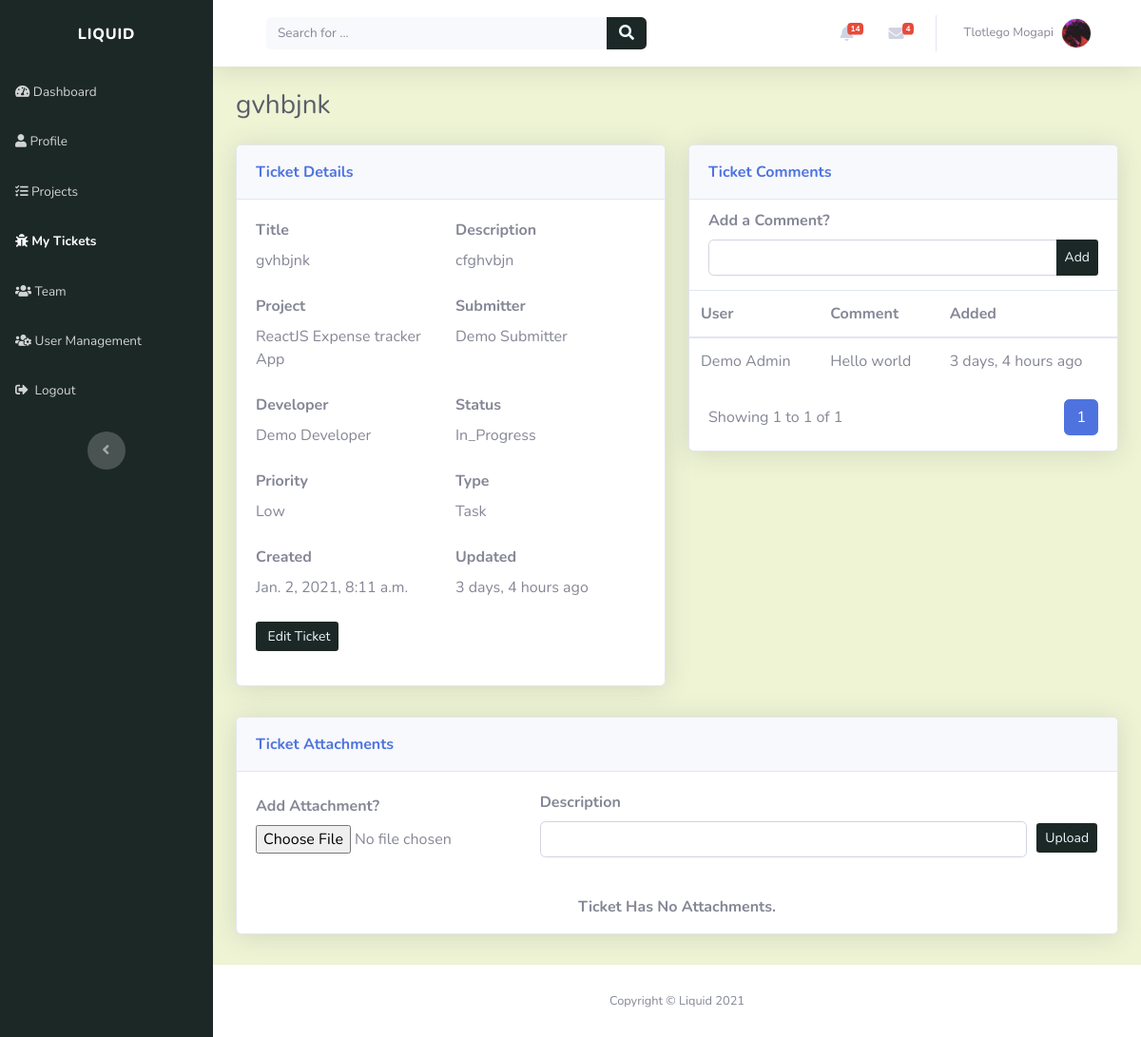
/tickets/gvhbjnk-5fuubjwz/ (signed in), run on an earlier commit of the app's database.
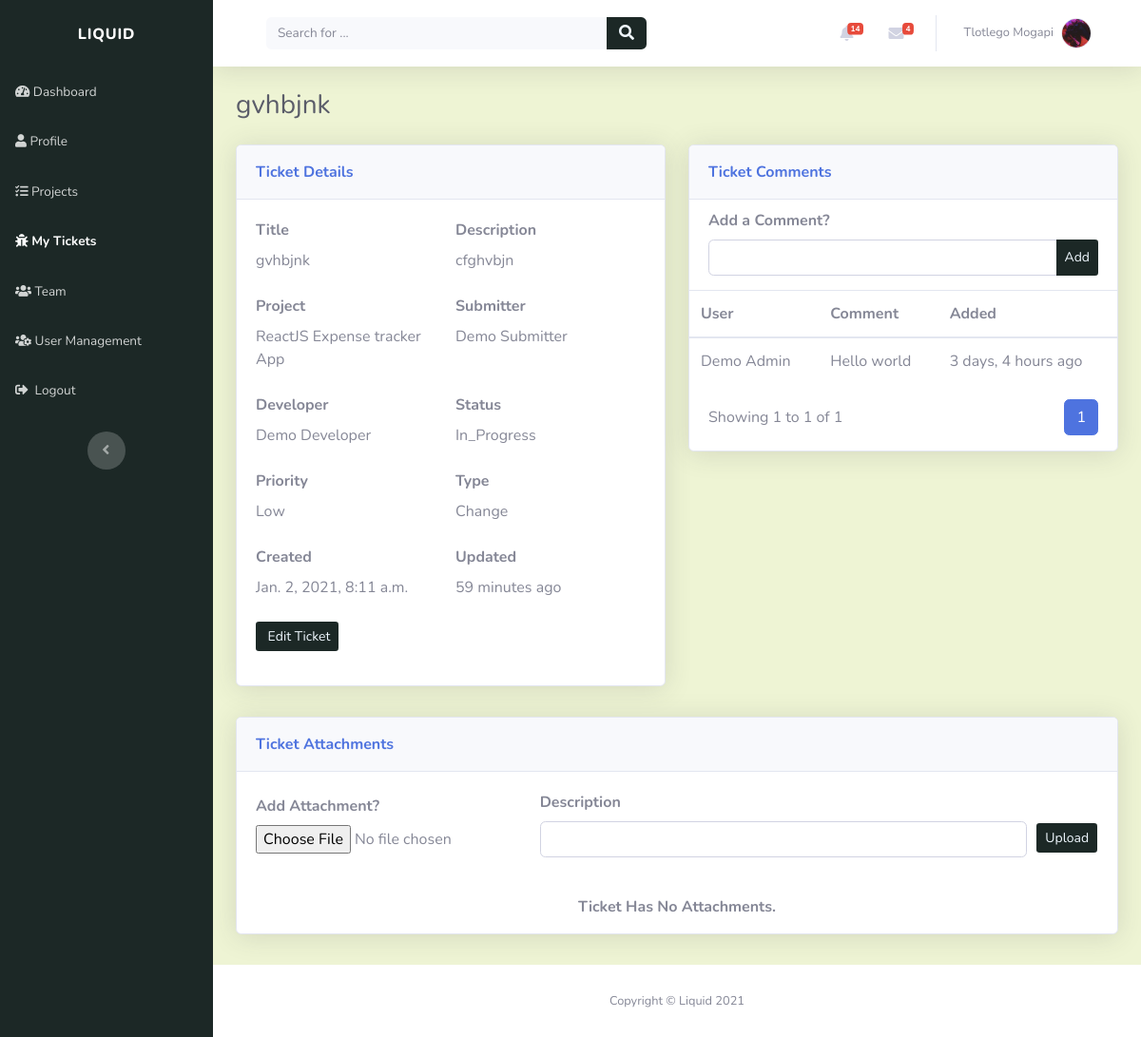
And on a later commit of the database.
### account/models.py (models this page shows, shortened)
class Profile(models.Model):
    user = models.OneToOneField(settings.AUTH_USER_MODEL, on_delete=models.CASCADE, unique=True)
    profile_picture = models.ImageField(default='profile_images/default.jpg', upload_to='profile_images', blank=True)
    website = models.URLField(blank=True)
    first_name = models.CharField(max_length=30, blank=True)
    last_name = models.CharField(max_length=30, blank=True)
    address = models.CharField(max_length=50, blank=True)
    city = models.CharField(max_length=50, blank=True)
    country = models.CharField(max_length=50, blank=True)
    slug = models.SlugField(unique=True, blank=True)

### tickets/models.py (models this page shows)
class Ticket(models.Model):
    TICKET_PRIORITY = (
        ('LOW', 'Low'),
        ('MEDIUM', 'Medium'),
        ('HIGH', 'High'),
    )
    TICKET_STATUS = (
        ('NEW', 'New'),
        ('IN_PROGRESS', 'In Progress'),
        ('RESOLVED', 'Resolved'),
    )
    TICKET_TYPE = (
        ('TASK', 'Task'),
        ('BUG', 'Bug'),
        ('CHANGE', 'Change'),
        ('FEATURE', 'Feature request')
    )
    title = models.CharField(max_length=50)
    description = models.CharField(max_length=200)
    created_by = models.ForeignKey(Profile, on_delete=models.CASCADE)
    project = models.ForeignKey(Project, related_name="tickets", on_delete=models.CASCADE)
    created_on = models.DateTimeField(verbose_name="created_on", auto_now_add=True)
    updated = models.DateTimeField(verbose_name="date updated", auto_now=True)
    priority = models.CharField(max_length=12, choices=TICKET_PRIORITY, default='LOW')
    status = models.CharField(max_length=12, choices=TICKET_STATUS, default='NEW')
    class_type = models.CharField(max_length=12, choices=TICKET_TYPE, default='TASK')
    slug = models.SlugField(unique=True, blank=True)
    def __str__(self):
        return self.title

class TicketComment(models.Model):
    user = models.ForeignKey(Profile, on_delete=models.CASCADE)
    ticket = models.ForeignKey(Ticket, on_delete=models.CASCADE)
    created_on = models.DateTimeField(verbose_name="date created", auto_now_add=True)
    updated = models.DateTimeField(verbose_name="date updated", auto_now=True)
    body_message = models.CharField(max_length=100)
    def __str__(self):
        return self.body_message

### projects/models.py (models this page shows)
class Project(models.Model):
    name = models.CharField(max_length=50, unique=True)
    description = models.CharField(max_length=200)
    created_on = models.DateTimeField(verbose_name="date created", auto_now_add=True)
    created_by = models.ForeignKey(Profile, on_delete=models.CASCADE)
    slug = models.SlugField(unique=True, blank=True)
    def __str__(self):
        return self.name

### tickets/views.py (the view)
# urls.py: path('<slug:slug>/', views.ticket_detail_view, name="view_ticket"),
@login_required(login_url='login_page')
def ticket_detail_view(request, slug):
    context = {}
    ticket = get_object_or_404(Ticket, slug=slug)
    user = request.user
    user_profile = get_object_or_404(Profile, user=user)
    if request.method == "POST":
        form = TicketCommentForm(request.POST)
        if form.is_valid():
            comment_body = form.cleaned_data['comment']
            ticket_comment = TicketComment.objects.create(user=user_profile, body_message=comment_body, ticket=ticket)
            return redirect('view_ticket', slug=slug)
    else:
        context['ticket'] = ticket
        context['ticket_attachments'] = TicketAttachment.objects.filter(ticket=ticket).order_by('-created_on')
        comments = TicketComment.objects.filter(ticket=ticket).order_by('-created_on')
        page = request.GET.get('page', 1)
        comments_paginator = Paginator(comments, COMMENTS_PER_PAGE)
        try:
            comments = comments_paginator.page(page)
        except PageNotAnInteger:
            comments = comments_paginator.page(COMMENTS_PER_PAGE)
        except EmptyPage:
            comments = comments_paginator.page(comments_paginator.num_pages)
        context['ticket_comments'] = comments
        context['ticket_developer'] = get_object_or_404(TicketAssignee, ticket=ticket).user
        context['submitter'] = ticket.created_by
        context['manager'] = ProjectRole.objects.filter(project=ticket.project).filter(user_role="Project Manager").first().user
        context['form'] = TicketCommentForm()
        context['attachment_form'] = TicketAttachmentForm()
    return render(request, "tickets/ticket_detail.html", context)

### tickets/templates/tickets/ticket_detail.html (shortened to what this page needs)
{% extends "index/header.html" %}
{% block content %}
<div class="d-sm-flex justify-content-between align-items-center mb-4">
	<h3 class="text-dark mb-0">{{ticket}}</h3>
</div>
<div class="row mb-3">
	<div class="col-lg-6">
		<div class="row">
			<div class="col">
				<div class="card shadow mb-3">
					<div class="card-header py-3">
						<p class="text-primary m-0 font-weight-bold" style="color: rgb(28, 40, 38)">
							Ticket Details
						</p>
					</div>
					<div class="card-body">
						<div class="form-row">
							<div class="col-lg-6">
								<div class="form-group">
									<label for="username"><strong>Title</strong></label>
									<p class="mb-4">{{ ticket.title }}</p>
								</div>
							</div>
							<div class="col-lg-6">
								<div class="form-group">
									<label for="username"><strong>Description</strong></label>
									<p class="mb-4">{{ ticket.description}}</p>
								</div>
							</div>
						</div>
						<div class="form-row">
							<div class="col-lg-6">
								<div class="form-group">
									<label for="username"><strong>Project</strong></label>
									<p class="mb-4">{{ ticket.project }}</p>
								</div>
							</div>
							<div class="col-lg-6">
								<div class="form-group">
									<label for="username"><strong>Submitter</strong></label>
									<p class="mb-4">
										{{ ticket.created_by.first_name }} {{ ticket.created_by.last_name }}
									</p>
								</div>
							</div>
						</div>
						<div class="form-row">
							<div class="col-lg-6">
								<div class="form-group">
									<label for="first_name"><strong>Developer</strong></label>
									{% with user=ticket.ticketassignee_set.all.first.user %}
									<p class="mb-4">{{ user.first_name }} {{user.last_name}}</p>
									{% endwith %}
								</div>
							</div>
							<div class="col-lg-6">
								<div class="form-group">
									<label for="first_name"><strong>Status</strong></label>
									<p class="mb-4">{{ ticket.status|title }}</p>
								</div>
							</div>
						</div>
						<div class="form-row">
							<div class="col-lg-6">
								<div class="form-group">
									<label for="first_name"><strong>Priority</strong></label>
									<p class="mb-4">{{ ticket.priority|title }}</p>
								</div>
							</div>
							<div class="col-lg-6">
								<div class="form-group">
									<label for="first_name"><strong>Type</strong></label>
									<p class="mb-4">{{ ticket.class_type|title }}</p>
								</div>
							</div>
						</div>
						<div class="form-row">
							<div class="col-lg-6">
								<div class="form-group">
									<label for="first_name"><strong>Created</strong></label>
									<p class="mb-4">{{ ticket.created_on }}</p>
								</div>
							</div>
							<div class="col-lg-6">
								<div class="form-group">
									<label for="first_name"><strong>Updated</strong></label>
									<p class="mb-4">{{ ticket.updated|timesince }} ago</p>
								</div>
							</div>
						</div>
						{% if profile == ticket_developer or profile == submitter or profile == manager or request.user.is_admin %}
						<div class="form-group">
							<a
								class="btn btn-sm d-none d-sm-inline-block"
								role="button"
								href="{% url 'edit_ticket' ticket.slug %}"
								style="background: rgb(28, 40, 38); color: aliceblue;"
								>&nbsp;Edit Ticket</a
							>
						</div>
						{% endif %}
					</div>
				</div>
			</div>
		</div>
	</div>
	<div class="col-lg-6">
		<div class="row">
			<div class="col">
				<div class="card shadow mb-3">
					<div class="card-header py-3">
						<p class="text-primary m-0 font-weight-bold" style="color: rgb(28, 40, 38)">
							Ticket Comments
						</p>
					</div>
					<div class="form-row">
						<div class="col">
							<div
								class="form-group"
								style="margin-left: 20px; margin-right: 20px; margin-bottom: 15px; margin-top: 10px"
							>
								<label for="username"><strong>Add a Comment?</strong></label>
								<div>
									<form method="POST" action="{% url 'view_ticket' ticket.slug %}">
										<div class="input-group">
											{{ form.comment }}
											<div class="input-group-append">
												<button
													class="btn btn-sm"
													type="submit"
													style="background: rgb(28, 40, 38); color: aliceblue;"
												>
													Add
												</button>
											</div>
										</div>
									</form>
								</div>
							</div>
						</div>
					</div>
					{% if ticket_comments %}
					<div
						class="table-responsive table mt-0"
						id="dataTable"
						role="grid"
						aria-describedby="dataTable_info"
					>
						<table class="table my-0" id="dataTable" aria-describedby="ticket_comments">
							<thead>
								<tr>
									<th scope="col">User</th>
									<th scope="col">Comment</th>
									<th scope="col">Added</th>
								</tr>
							</thead>
							<tbody>
								{% for comment in ticket_comments %}
								<tr style="white-space: nowrap">
									<td>{{comment.user.first_name}} {{comment.user.last_name}}</td>
									<td>{{ comment }}</td>
									<td>{{ comment.created_on|timesince}} ago</td>
								</tr>
								{%endfor%}
							</tbody>
						</table>
					</div>
					<div style="margin-left: 20px; margin-right: 20px">
						{% include 'tickets/snippets/comments_pagination.html' with comments=ticket_comments %}
					</div>
					{% else %}
					<div style="padding-top: 20px" class="text-center">
						<p><strong>Ticket Has No Comments.</strong></p>
					</div>
					{% endif %}
				</div>
			</div>
		</div>
	</div>
</div>
<div class="row mb-3">
	<div class="col-lg-12">
		<div class="row">
			<div class="col">
				<div class="card shadow mb-3">
					<div class="card-header py-3">
						<p class="text-primary m-0 font-weight-bold" style="color: rgb(28, 40, 38)">
							Ticket Attachments
						</p>
					</div>
					<div class="form-group" style="margin-left: 20px; margin-right: 20px; margin-bottom: 20px">
						<div>
							<form
								method="POST"
								action="{% url 'add_attachment' ticket.slug %}"
								enctype="multipart/form-data"
							>
								<div class="form-row align-items-center" style="margin-top: 20px">
									<div class="col-lg-4">
										<div>
											<label for="username"><strong>Add Attachment?</strong></label>
										</div>
										<div class="text-truncate d-flex">{{ attachment_form.attachment }}</div>
									</div>
									<div class="col-lg-7">
										<label for="username"><strong>Description</strong></label>
										{{attachment_form.note}}
									</div>
									<div class="col-lg-1" style="margin-top: 30px">
										<button
											class="btn btn-sm"
											type="submit"
											style="background: rgb(28, 40, 38); color: aliceblue;"
										>
											Upload
										</button>
									</div>
								</div>
							</form>
						</div>
					</div>
					{% if ticket_attachments %}
					<div
						class="table-responsive table mt-0"
						id="dataTable"
						role="grid"
						aria-describedby="dataTable_info"
					>
						<table class="table my-0" id="dataTable" aria-describedby="ticket_attachments">
							<thead>
								<tr>
									<th scope="col">Uploader</th>
									<th scope="col">Added On</th>
									<th scope="col">Note</th>
									<th scope="col">File</th>
									<th scope="col">Size</th>
									<th scope="col">Action</th>
								</tr>
							</thead>
							<tbody>
								{% for attachment in ticket_attachments %}
								<tr style="white-space: nowrap">
									<td>{{attachment.user.first_name}} {{attachment.user.last_name}}</td>
									<td>{{ attachment.created_on|date:"SHORT_DATE_FORMAT" }}</td>
									<td>{{ attachment.note|truncatechars:40 }}</td>
									<td>{{ attachment.filename|truncatechars:20 }}</td>
									<td>{{ attachment.attachment.size|filesizeformat }}</td>
									<td>{% include 'tickets/snippets/ticket_attachement_action.html' %}</td>
								</tr>
								{%endfor%}
							</tbody>
						</table>
					</div>
					{% else %}
					<div style="padding-top: 20px" class="text-center">
						<p><strong>Ticket Has No Attachments.</strong></p>
					</div>
					{% endif %}
				</div>
			</div>
		</div>
	</div>
</div>
{% endblock %}

### index/templates/index/snippets/navbar.html (shortened to what this page needs)
<nav
	class="navbar navbar-light navbar-expand bg-white shadow mb-4 topbar static-top"
	style="background: rgb(238, 244, 212)"
>
	<div class="container-fluid">
		<div class="container-fluid">
			<form
				method="GET"
				action="{% url 'index_page' %}"
				target="_self"
				class="form-inline d-none d-sm-inline-block mr-auto ml-md-3 my-2 my-md-0 mw-100 navbar-search"
			>
				<div class="input-group">
					<input
						class="bg-light form-control border-0 small"
						type="search"
						placeholder="Search for ..."
						value="{{query}}"
						name="q"
						required
					/>
					<div class="input-group-append">
						<button class="btn py-0" type="submit" style="background: rgb(28, 40, 38); color: aliceblue;">
							<em class="fas fa-search"></em>
						</button>
					</div>
				</div>
			</form>
			<ul class="nav navbar-nav flex-nowrap ml-auto">
				<li class="nav-item dropdown no-arrow mx-1">
					<div class="nav-item dropdown no-arrow">
						<a class="dropdown-toggle nav-link" data-toggle="dropdown" aria-expanded="false" href="#"
							>{% if alerts %}<span class="badge badge-danger badge-counter"
								>{{profile.alert_set.all.count}}</span
							>
							{%endif%}<em class="fas fa-bell fa-fw"></em
						></a>
					</div>
				</li>
				<li class="nav-item dropdown no-arrow mx-1">
					<div class="nav-item dropdown no-arrow">
						<a class="dropdown-toggle nav-link" data-toggle="dropdown" aria-expanded="false" href="#"
							><em class="fas fa-envelope fa-fw"></em>{% if direct_messages %}<span
								class="badge badge-danger badge-counter"
								>{{profile.direct_messages.all.count}}</span
							>{%endif%}</a
						>
					</div>
				</li>
				<li class="nav-item dropdown no-arrow">
					<div class="nav-item dropdown no-arrow">
						<a class="dropdown-toggle nav-link" data-toggle="dropdown" aria-expanded="false" href="#"
							><span class="d-none d-lg-inline mr-2 text-gray-600 small">
								{% if profile.first_name and profile.last_name %} {{profile.first_name}}
								{{profile.last_name}} {% else %} {{user}} {%endif%}
							</span>
							<img
								class="border rounded-circle img-profile"
								src="{{profile.profile_picture.url}}"
								alt="user image"
							/>
						</a>
					</div>
				</li>
			</ul>
		</div>
	</div>
</nav>

What changed in the data, as far as the page shows it:
changed Ticket "gvhbjnk": class_type "Task" → "Change"; updated "3 days, 4 hours" → "59 minutes"
